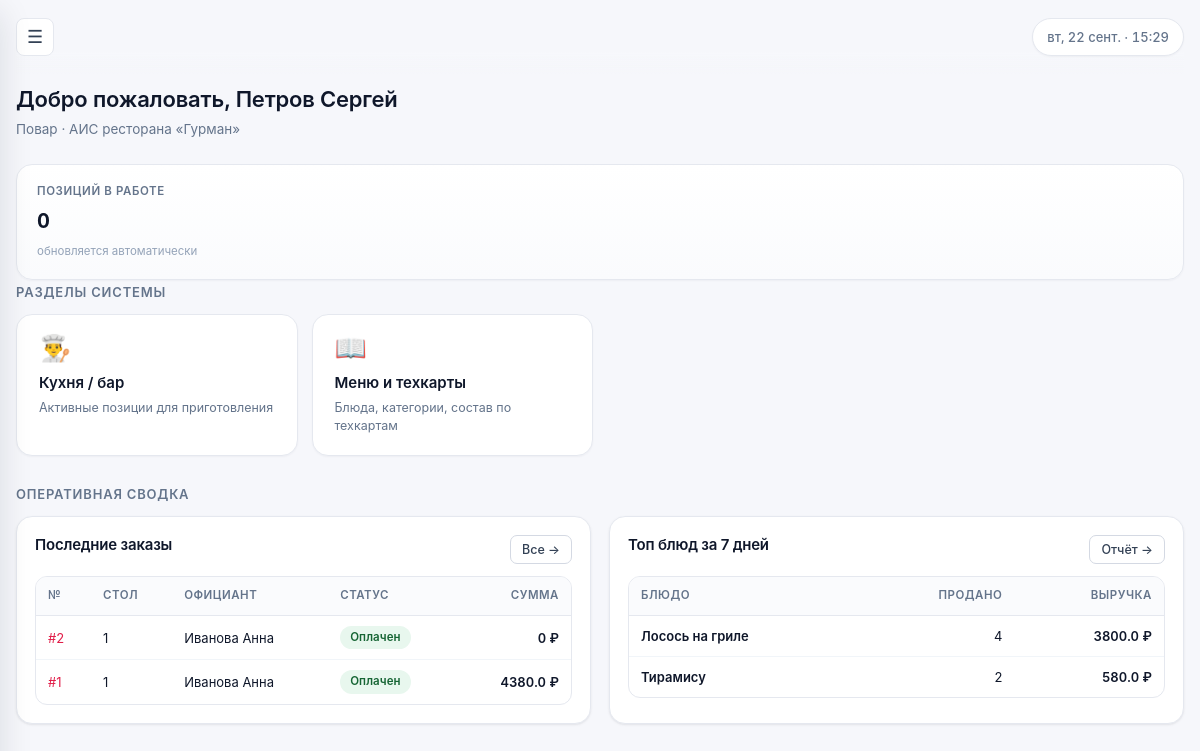
Page / (signed in) on the earlier database version.
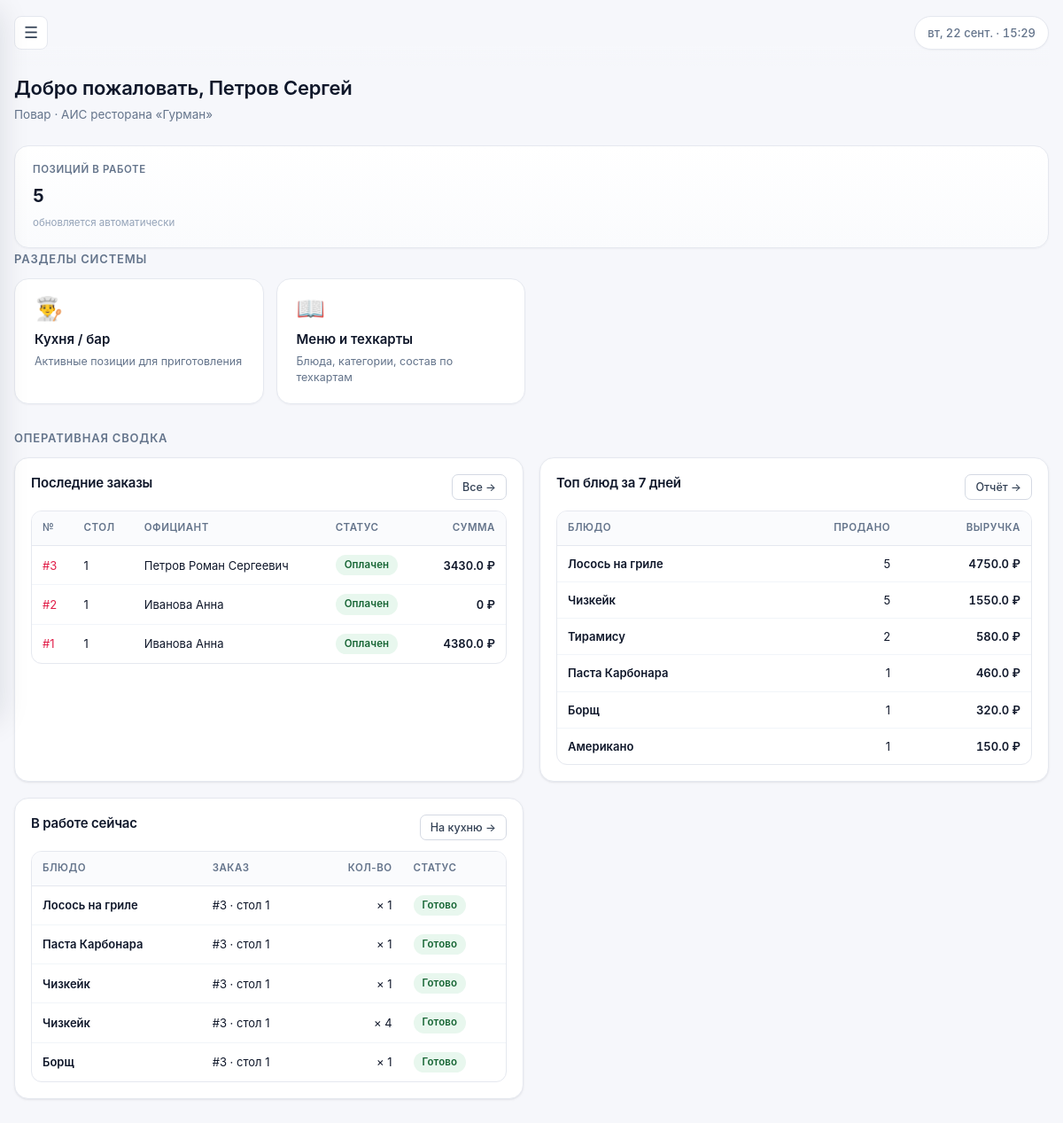
Same page on the later database version.
### tables this page shows
CREATE TABLE orders (
    id INTEGER PRIMARY KEY AUTOINCREMENT,
    table_id INTEGER REFERENCES restaurant_tables(id) ON DELETE SET NULL,
    waiter_id INTEGER REFERENCES users(id) ON DELETE SET NULL,
    status TEXT NOT NULL DEFAULT 'open' CHECK (status IN ('open', 'sent', 'served', 'paid', 'cancelled')),
    guests INTEGER NOT NULL DEFAULT 1,
    comment TEXT,
    created_at TEXT NOT NULL DEFAULT (datetime('now')),
    closed_at TEXT
);

CREATE TABLE restaurant_tables (
    id INTEGER PRIMARY KEY AUTOINCREMENT,
    number INTEGER UNIQUE NOT NULL,
    seats INTEGER NOT NULL DEFAULT 2,
    status TEXT NOT NULL DEFAULT 'free' CHECK (status IN ('free', 'occupied', 'reserved'))
);

CREATE TABLE dishes (
    id INTEGER PRIMARY KEY AUTOINCREMENT,
    name TEXT NOT NULL,
    category_id INTEGER REFERENCES categories(id) ON DELETE SET NULL,
    price REAL NOT NULL DEFAULT 0,
    description TEXT,
    station TEXT NOT NULL DEFAULT 'kitchen' CHECK (station IN ('kitchen', 'bar')),
    is_active INTEGER NOT NULL DEFAULT 1
);

CREATE TABLE order_items (
    id INTEGER PRIMARY KEY AUTOINCREMENT,
    order_id INTEGER NOT NULL REFERENCES orders(id) ON DELETE CASCADE,
    dish_id INTEGER NOT NULL REFERENCES dishes(id),
    qty INTEGER NOT NULL DEFAULT 1,
    price REAL NOT NULL,
    status TEXT NOT NULL DEFAULT 'new' CHECK (status IN ('new', 'cooking', 'ready', 'served', 'cancelled')),
    comment TEXT
);

### app.py (the view)
    @app.route("/")
    def index():
        if g.user is None:
            return redirect(url_for("auth.login"))
        db = get_db()
        R = g.user["role"]
        stats = {}
        def q(sql, args=(), one=True):
            row = db.execute(sql, args).fetchone()
            return row[0] if row and row[0] is not None else 0
        stats["tables_total"] = q("SELECT COUNT(*) FROM restaurant_tables")
        stats["tables_free"]  = q("SELECT COUNT(*) FROM restaurant_tables WHERE status='free'")
        stats["tables_busy"]  = q("SELECT COUNT(*) FROM restaurant_tables WHERE status='occupied'")
        stats["orders_today"] = q(
            "SELECT COUNT(*) FROM orders WHERE date(created_at) = date('now')"
        )
        stats["orders_open"] = q(
            "SELECT COUNT(*) FROM orders WHERE status IN ('open','sent','served')"
        )
        stats["revenue_today"] = q(
            """SELECT COALESCE(SUM(oi.price * oi.qty), 0)
               FROM orders o JOIN order_items oi ON oi.order_id = o.id
               WHERE o.status = 'paid' AND oi.status != 'cancelled'
                 AND date(o.closed_at) = date('now')"""
        )
        stats["revenue_week"] = q(
            """SELECT COALESCE(SUM(oi.price * oi.qty), 0)
               FROM orders o JOIN order_items oi ON oi.order_id = o.id
               WHERE o.status = 'paid' AND oi.status != 'cancelled'
                 AND date(o.closed_at) >= date('now', '-6 days')"""
        )
        stats["low_stock_count"] = q(
            "SELECT COUNT(*) FROM ingredients WHERE stock_qty <= min_qty"
        )
        stats["low_stock_value"] = q(
            """SELECT COALESCE(SUM((min_qty - stock_qty) * 100), 0)
               FROM ingredients WHERE stock_qty <= min_qty"""
        )
        stats["staff_count"] = q(
            "SELECT COUNT(*) FROM employees WHERE is_active = 1"
        )
        stats["payroll_fund"] = q(
            "SELECT COALESCE(SUM(salary), 0) FROM employees WHERE is_active = 1"
        )
        stats["requests_pending"] = q(
            "SELECT COUNT(*) FROM restock_requests WHERE status IN ('new','approved')"
        )
        recent_orders = db.execute(
            """SELECT o.*, t.number AS table_number,
                      COALESCE(u.full_name, '—') AS waiter_name,
                      (SELECT COALESCE(SUM(oi.qty * oi.price), 0)
                       FROM order_items oi
                       WHERE oi.order_id = o.id AND oi.status != 'cancelled') AS total
               FROM orders o
               LEFT JOIN restaurant_tables t ON t.id = o.table_id
               LEFT JOIN users u ON u.id = o.waiter_id
               ORDER BY o.created_at DESC LIMIT 8"""
        ).fetchall()
        low_stock = db.execute(
            """SELECT * FROM ingredients
               WHERE stock_qty <= min_qty
               ORDER BY (stock_qty - min_qty) LIMIT 8"""
        ).fetchall()
        top_dishes = db.execute(
            """SELECT d.name, SUM(oi.qty) AS qty_sold,
                      SUM(oi.qty * oi.price) AS revenue
               FROM order_items oi
               JOIN orders o ON o.id = oi.order_id
               JOIN dishes d ON d.id = oi.dish_id
               WHERE o.status = 'paid' AND oi.status != 'cancelled'
                 AND date(o.closed_at) >= date('now', '-6 days')
               GROUP BY d.id ORDER BY revenue DESC LIMIT 6"""
        ).fetchall()
        station = "bar" if R == "bartender" else "kitchen"
        active_items = db.execute(
            """SELECT oi.*, d.name AS dish_name, o.id AS order_id,
                      t.number AS table_number
               FROM order_items oi
               JOIN dishes d ON d.id = oi.dish_id
               JOIN orders o ON o.id = oi.order_id
               LEFT JOIN restaurant_tables t ON t.id = o.table_id
               WHERE d.station = ? AND oi.status IN ('cooking','ready')
               ORDER BY oi.id LIMIT 8""",
            (station,),
        ).fetchall()
        return render_template(
            "index.html",
            stats=stats,
            recent_orders=recent_orders,
            low_stock=low_stock,
            top_dishes=top_dishes,
            active_items=active_items,
        )

### app.py (called while the page is built)
def get_db():
    if "db" not in g:
        g.db = sqlite3.connect(
            Config.DATABASE,
            detect_types=sqlite3.PARSE_DECLTYPES,
        )
        g.db.row_factory = sqlite3.Row
        g.db.execute("PRAGMA foreign_keys = ON")
    return g.db

@auth.before_app_request
def load_logged_in_user():
    user_id = session.get("user_id")
    if user_id is None:
        g.user = None
        return
    db = get_db()
    g.user = db.execute(
        "SELECT * FROM users WHERE id = ? AND is_active = 1", (user_id,)
    ).fetchone()
    if g.user is None:
        session.clear()

### templates/index.html (shortened to what the changed rows need)
{% extends "base.html" %}
{% block content %}
{% set R = g.user['role'] %}
{% set order_status_labels = {
    'open': 'Открыт', 'sent': 'На кухне', 'served': 'Подан',
    'paid': 'Оплачен', 'cancelled': 'Отменён'
} %}
{% set kitchen_status_labels = {
    'cooking': 'Готовится', 'ready': 'Готово'
} %}
<div class="page-header">
    <div>
        <h1>Добро пожаловать, {{ g.user['full_name'] }}</h1>
    </div>
</div>
<div class="kpi-grid">
    {% if R in ('cook', 'bartender') %}
    <div class="stat">
        <div class="stat__label">Позиций в работе</div>
        <div class="stat__value">{{ active_items|length }}</div>
        <div class="stat__hint">обновляется автоматически</div>
    </div>
    {% endif %}
</div>
<h2 class="section-title">Разделы системы</h2>
{% if recent_orders or low_stock or top_dishes or active_items %}
<h2 class="section-title">Оперативная сводка</h2>
{% endif %}
<div class="dashboard-grid">
    {% if recent_orders %}
    <section class="card">
        <div class="table-wrap">
            <table class="data-table">
                <thead>
                    <tr>
                        <th scope="col">№</th>
                        <th scope="col">Стол</th>
                        <th scope="col">Официант</th>
                        <th scope="col">Статус</th>
                        <th scope="col" class="ta-right">Сумма</th>
                    </tr>
                </thead>
                <tbody>
                {% for o in recent_orders %}
                    <tr>
                        <td>
                            <a href="{{ url_for('orders.detail', order_id=o['id']) }}">
                                #{{ o['id'] }}
                            </a>
                        </td>
                        <td>{{ o['table_number'] or '—' }}</td>
                        <td class="text-muted">{{ o['waiter_name'] }}</td>
                        <td>
                            <span class="badge badge--{{ o['status'] }}">
                                {{ order_status_labels.get(o['status'], o['status']) }}
                            </span>
                        </td>
                        <td class="ta-right cell-price">{{ o['total']|round(2) }} ₽</td>
                    </tr>
                {% endfor %}
                </tbody>
            </table>
        </div>
    </section>
    {% endif %}
    {% if top_dishes %}
    <section class="card">
        <div class="table-wrap">
            <table class="data-table">
                <thead>
                    <tr>
                        <th scope="col">Блюдо</th>
                        <th scope="col" class="ta-right">Продано</th>
                        <th scope="col" class="ta-right">Выручка</th>
                    </tr>
                </thead>
                <tbody>
                {% for d in top_dishes %}
                    <tr>
                        <td class="cell-title">{{ d['name'] }}</td>
                        <td class="ta-right">{{ d['qty_sold'] }}</td>
                        <td class="ta-right cell-price">{{ d['revenue']|round(2) }} ₽</td>
                    </tr>
                {% endfor %}
                </tbody>
            </table>
        </div>
    </section>
    {% endif %}
    {% if active_items %}
    <section class="card">
        <div class="card-head">
            <h3 class="mt-0">В работе сейчас</h3>
            <a class="btn btn--sm btn--secondary"
               href="{{ url_for('orders.kitchen_view') }}">На кухню →</a>
        </div>
        <div class="table-wrap">
            <table class="data-table">
                <thead>
                    <tr>
                        <th scope="col">Блюдо</th>
                        <th scope="col">Заказ</th>
                        <th scope="col" class="ta-right">Кол-во</th>
                        <th scope="col">Статус</th>
                    </tr>
                </thead>
                <tbody>
                {% for it in active_items %}
                    <tr>
                        <td class="cell-title">{{ it['dish_name'] }}</td>
                        <td>
                            #{{ it['order_id'] }}
                            {% if it['table_number'] %} · стол {{ it['table_number'] }}{% endif %}
                        </td>
                        <td class="ta-right">× {{ it['qty'] }}</td>
                        <td>
                            <span class="badge badge--{{ it['status'] }}">
                                {{ kitchen_status_labels.get(it['status'], it['status']) }}
                            </span>
                        </td>
                    </tr>
                {% endfor %}
                </tbody>
            </table>
        </div>
    </section>
    {% endif %}
</div>
{% endblock %}

Differences in the rows shown:
added orders: id "3", number "1", waiter_name "Петров Роман Сергеевич", get "Оплачен", total "3430.0"
computed for dishes "Лосось на гриле": qty_sold "4" → "5"; revenue "3800.0" → "4750.0"
now on this page (row unchanged): dishes: name "Чизкейк", qty_sold "5", revenue "1550.0"
now on this page (row unchanged): dishes: name "Паста Карбонара", qty_sold "1", revenue "460.0"
now on this page (row unchanged): dishes: name "Борщ", qty_sold "1", revenue "320.0"
now on this page (row unchanged): dishes: name "Американо", qty_sold "1", revenue "150.0"
added order_items: dish_name "Лосось на гриле", order_id "3", table_number "1", qty "1", get "Готово"
added order_items: dish_name "Паста Карбонара", order_id "3", table_number "1", qty "1", get "Готово"
added order_items: dish_name "Чизкейк", order_id "3", table_number "1", qty "1", get "Готово"
added order_items: dish_name "Чизкейк", order_id "3", table_number "1", qty "4", get "Готово"
added order_items: dish_name "Борщ", order_id "3", table_number "1", qty "1", get "Готово"
Other differences:
{{ active_items|length }}: "0" → "5"
text now shown: "В работе сейчас На кухню → БЛЮДО ЗАКАЗ КОЛ-ВО СТАТУС"
